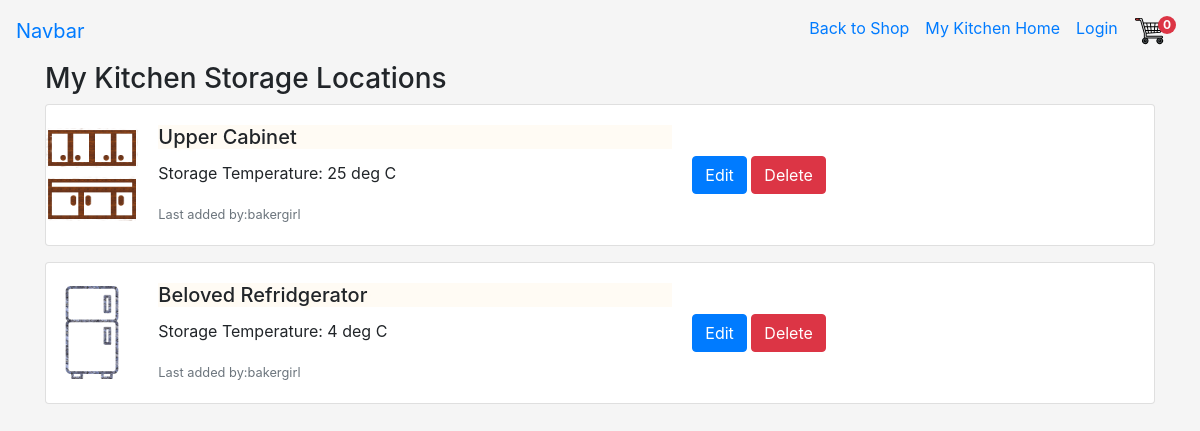
The page /mykitchen/view-storage/19 on the database as committed earlier.
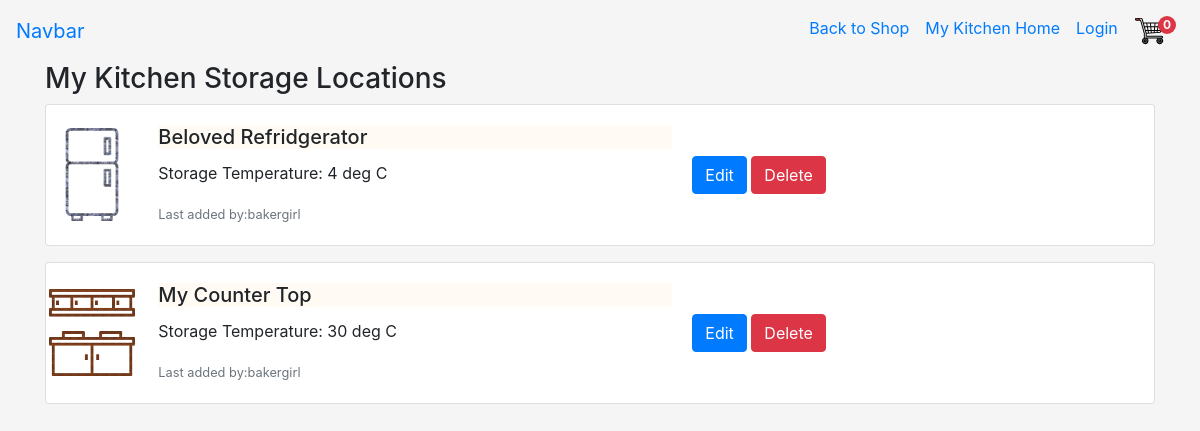
The same page on the database as committed later.
### mykitchen/models.py (models this page shows, shortened)
class StorageLocation(models.Model):
    name = models.CharField(blank=False, max_length=50,
                            help_text="Kitchen Fixtures")
    storage_temperature = models.IntegerField(blank=True,
                                              help_text="deg Celsius")
    household = models.ForeignKey(Household, on_delete=models.CASCADE)
    edited_by = models.ForeignKey(User, blank=False,
                                  on_delete=models.SET(get_sentinel_user))
    STORAGE_TYPE_CHOICES = (
        ('cabinet', 'Cabinet'),
        ('cupboard', 'Cupboard'),
        ('counter-top', 'Counter'),
        ('fridge', 'Refridgerator'),
        ('freezer', 'Freezer'),
        ('pantry', 'Pantry'),
        ('others', 'Others')
    )
    storage_type = models.CharField(blank=False, choices=STORAGE_TYPE_CHOICES,
                                    max_length=11, default="cupboard",
                                    help_text="Storage Location Types")

### mykitchen/views.py (the view)
def view_storage_location(request, household_id):
    household = Household.objects.get(id=household_id)
    storage = StorageLocation.objects.filter(household=household)
    return render(request, 'mykitchen/view_storage.template.html', {
        'storage': storage,
        'household': household
    })

### cart/contexts.py (called while the page is built)
def cart_contents(request):
    cart = request.session.get("shopping_cart", {})
    return {
        'shopping_cart': cart,
        'item_count': len(cart)
}

### mykitchen/templates/mykitchen/view_storage.template.html (shortened to what this page needs)
{% extends 'base_kitchen.template.html' %}
{%load static %}
{%block content%}
<h3>My Kitchen Storage Locations</h3>
{%for store in storage%}
<div class="card mb-3">
  <div class="row no-gutters">
    <div class="col col-md-1 align-self-center">
      <img src="{% static '/image/' %}{{store.storage_type}}.png" class="card-img" alt="...">
    </div>
    <div class="col col-md-6">
      <div class="card-body">
        <h5 class="card-title">{{store.name}}</h5>
        <p class="card-text">Storage Temperature: {{store.storage_temperature}} deg C</p>
        <p class="card-text"><small class="text-muted">Last added by:{{store.edited_by}}</small></p>
      </div>
    </div>
    <div class="col col-md-5 align-self-center">
    <a href="{% url 'update_storage_location' household_id=household.id storage_id=store.id%}" class="btn btn-primary" role="button">Edit</a>
    <button type="button" class="btn btn-danger" data-toggle="modal" data-target="#deleteModal-{{store.id}}">
    Delete
    </button>
    </div>
  </div>
</div>
{%endfor%}
{%endblock%}

### templates/base_kitchen.template.html (shortened to what this page needs)
{%load static %}
<!doctype html>
<html lang="en">
  <head>
    <link rel="stylesheet" href="https://stackpath.bootstrapcdn.com/bootstrap/4.5.2/css/bootstrap.min.css">
    <link rel="stylesheet" href="{% static 'css/styles.css' %}">
  </head>
  <body>
  <nav class="navbar navbar-expand-lg">
  <a class="navbar-brand" href="#">Navbar</a>
  <div class="collapse navbar-collapse" id="navbarTogglerDemo03">
    <ul class="navbar-nav ml-auto mt-2 mt-lg-0">
      <li class="nav-item active">
        <a class="nav-link" href="{% url 'home_page_route' %}">Back to Shop <span class="sr-only">(current)</span></a>
      </li>
      <li class="nav-item">
        <a class="nav-link" href="{% url 'mykitchen_home_page' %}">My Kitchen Home</a>
      </li>
      <li class="nav-item">
      {% if request.user.is_authenticated %}
      <a class="nav-link" href = "../../accounts/logout">Logout</a>
      {% else %}
        <a class="nav-link" href="../../accounts/login">Login</a>
      {% endif %}
      </li>
      <li class="nav-item">
        <a class="nav-link" href="{% url 'view_cart' %}">
        <img src="{% static '/image/shopping-cart.svg' %}"/>
        <span class="badge badge-danger" id="qty-badge">{{item_count}}</span>
        </a>
      </li>
    </ul>
  </div>
</nav>
<div class="container">
    {%block content%}
    {%endblock%}
</div>
  </body>
</html>

### static/css/styles.css (style rules this page uses)
body { background-color: whitesmoke; }
h5.card-title { background-color: rgba(255, 250, 240, 0.7); text-shadow: 3px 3px 3px floralwhite; }
#qty-badge { border-radius: 9px; vertical-align: top; margin-left: -10px; }

Rows that differ between the two databases and show on the page:
removed StorageLocation: storage_type (picture), name "Upper Cabinet", storage_temperature "25", edited_by "bakergirl"
added StorageLocation: storage_type (picture), name "My Counter Top", storage_temperature "30", edited_by "bakergirl"
